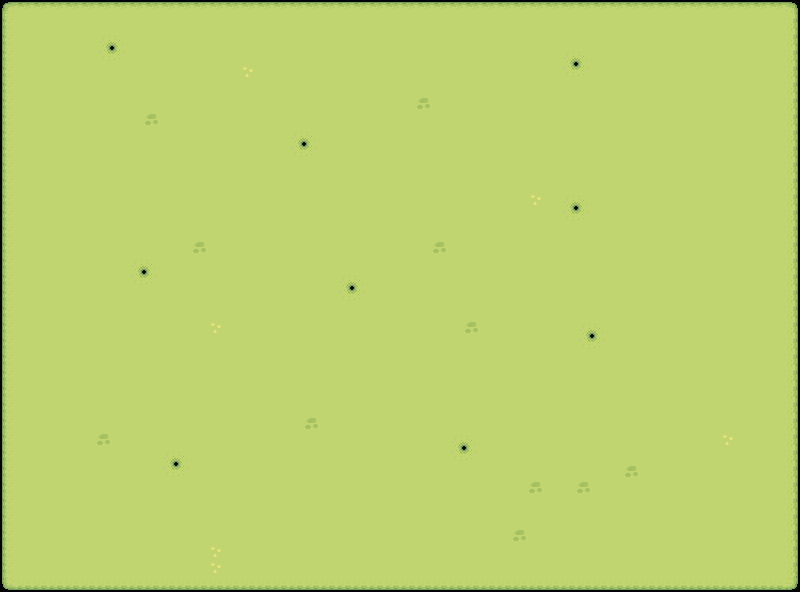

This game map was drawn from its Tiled (.tmx) file and the tilesets committed beside it. A one-line description and the full map source follow:
An orthogonal 50x37 tile map with 16x16 px tiles, 1 tile layer (Tile Layer 1).

<map version="1.10" tiledversion="1.11.1" orientation="orthogonal" renderorder="right-down" width="50" height="37" tilewidth="16" tileheight="16" infinite="0" nextlayerid="2" nextobjectid="1">
 <tileset firstgid="1" name="grass" tilewidth="16" tileheight="16" tilecount="77" columns="11">
  <image source="images/Grass.png" width="176" height="112" />
 </tileset>
 <layer id="1" name="Tile Layer 1" width="50" height="37">
  <data encoding="csv">
1,2,2,2,2,2,2,2,2,2,2,2,2,2,2,2,2,2,2,2,2,2,2,2,2,2,2,2,2,2,2,2,2,2,2,2,2,2,2,2,2,2,2,2,2,2,2,2,2,3,
12,13,13,13,13,13,13,13,13,13,13,13,13,13,13,13,13,13,13,13,13,13,13,13,13,13,13,13,13,13,13,13,13,13,13,13,13,13,13,13,13,13,13,13,13,13,13,13,13,14,
12,13,13,13,13,13,17,18,13,13,13,13,13,13,13,13,13,13,13,13,13,13,13,13,13,13,13,13,13,13,13,13,13,13,13,13,13,13,13,13,13,13,13,13,13,13,13,13,13,14,
12,13,13,13,13,13,28,29,13,13,13,13,13,13,13,13,13,13,13,13,13,13,13,13,13,13,13,13,13,13,13,13,13,13,13,17,18,13,13,13,13,13,13,13,13,13,13,13,13,14,
12,13,13,13,13,13,13,13,13,13,13,13,13,13,13,61,13,13,13,13,13,13,13,13,13,13,13,13,13,13,13,13,13,13,13,28,29,13,13,13,13,13,13,13,13,13,13,13,13,14,
12,13,13,13,13,13,13,13,13,13,13,13,13,13,13,13,13,13,13,13,13,13,13,13,13,13,13,13,13,13,13,13,13,13,13,13,13,13,13,13,13,13,13,13,13,13,13,13,13,14,
12,13,13,13,13,13,13,13,13,13,13,13,13,13,13,13,13,13,13,13,13,13,13,13,13,13,60,13,13,13,13,13,13,13,13,13,13,13,13,13,13,13,13,13,13,13,13,13,13,14,
12,13,13,13,13,13,13,13,13,60,13,13,13,13,13,13,13,13,13,13,13,13,13,13,13,13,13,13,13,13,13,13,13,13,13,13,13,13,13,13,13,13,13,13,13,13,13,13,13,14,
12,13,13,13,13,13,13,13,13,13,13,13,13,13,13,13,13,13,17,18,13,13,13,13,13,13,13,13,13,13,13,13,13,13,13,13,13,13,13,13,13,13,13,13,13,13,13,13,13,14,
12,13,13,13,13,13,13,13,13,13,13,13,13,13,13,13,13,13,28,29,13,13,13,13,13,13,13,13,13,13,13,13,13,13,13,13,13,13,13,13,13,13,13,13,13,13,13,13,13,14,
12,13,13,13,13,13,13,13,13,13,13,13,13,13,13,13,13,13,13,13,13,13,13,13,13,13,13,13,13,13,13,13,13,13,13,13,13,13,13,13,13,13,13,13,13,13,13,13,13,14,
12,13,13,13,13,13,13,13,13,13,13,13,13,13,13,13,13,13,13,13,13,13,13,13,13,13,13,13,13,13,13,13,13,13,13,13,13,13,13,13,13,13,13,13,13,13,13,13,13,14,
12,13,13,13,13,13,13,13,13,13,13,13,13,13,13,13,13,13,13,13,13,13,13,13,13,13,13,13,13,13,13,13,13,61,13,17,18,13,13,13,13,13,13,13,13,13,13,13,13,14,
12,13,13,13,13,13,13,13,13,13,13,13,13,13,13,13,13,13,13,13,13,13,13,13,13,13,13,13,13,13,13,13,13,13,13,28,29,13,13,13,13,13,13,13,13,13,13,13,13,14,
12,13,13,13,13,13,13,13,13,13,13,13,13,13,13,13,13,13,13,13,13,13,13,13,13,13,13,13,13,13,13,13,13,13,13,13,13,13,13,13,13,13,13,13,13,13,13,13,13,14,
12,13,13,13,13,13,13,13,13,13,13,13,60,13,13,13,13,13,13,13,13,13,13,13,13,13,13,60,13,13,13,13,13,13,13,13,13,13,13,13,13,13,13,13,13,13,13,13,13,14,
12,13,13,13,13,13,13,13,17,18,13,13,13,13,13,13,13,13,13,13,13,13,13,13,13,13,13,13,13,13,13,13,13,13,13,13,13,13,13,13,13,13,13,13,13,13,13,13,13,14,
12,13,13,13,13,13,13,13,28,29,13,13,13,13,13,13,13,13,13,13,13,17,18,13,13,13,13,13,13,13,13,13,13,13,13,13,13,13,13,13,13,13,13,13,13,13,13,13,13,14,
12,13,13,13,13,13,13,13,13,13,13,13,13,13,13,13,13,13,13,13,13,28,29,13,13,13,13,13,13,13,13,13,13,13,13,13,13,13,13,13,13,13,13,13,13,13,13,13,13,14,
12,13,13,13,13,13,13,13,13,13,13,13,13,13,13,13,13,13,13,13,13,13,13,13,13,13,13,13,13,13,13,13,13,13,13,13,13,13,13,13,13,13,13,13,13,13,13,13,13,14,
12,13,13,13,13,13,13,13,13,13,13,13,13,61,13,13,13,13,13,13,13,13,13,13,13,13,13,13,13,60,13,13,13,13,13,13,17,18,13,13,13,13,13,13,13,13,13,13,13,14,
12,13,13,13,13,13,13,13,13,13,13,13,13,13,13,13,13,13,13,13,13,13,13,13,13,13,13,13,13,13,13,13,13,13,13,13,28,29,13,13,13,13,13,13,13,13,13,13,13,14,
12,13,13,13,13,13,13,13,13,13,13,13,13,13,13,13,13,13,13,13,13,13,13,13,13,13,13,13,13,13,13,13,13,13,13,13,13,13,13,13,13,13,13,13,13,13,13,13,13,14,
12,13,13,13,13,13,13,13,13,13,13,13,13,13,13,13,13,13,13,13,13,13,13,13,13,13,13,13,13,13,13,13,13,13,13,13,13,13,13,13,13,13,13,13,13,13,13,13,13,14,
12,13,13,13,13,13,13,13,13,13,13,13,13,13,13,13,13,13,13,13,13,13,13,13,13,13,13,13,13,13,13,13,13,13,13,13,13,13,13,13,13,13,13,13,13,13,13,13,13,14,
12,13,13,13,13,13,13,13,13,13,13,13,13,13,13,13,13,13,13,13,13,13,13,13,13,13,13,13,13,13,13,13,13,13,13,13,13,13,13,13,13,13,13,13,13,13,13,13,13,14,
12,13,13,13,13,13,13,13,13,13,13,13,13,13,13,13,13,13,13,60,13,13,13,13,13,13,13,13,13,13,13,13,13,13,13,13,13,13,13,13,13,13,13,13,13,13,13,13,13,14,
12,13,13,13,13,13,60,13,13,13,13,13,13,13,13,13,13,13,13,13,13,13,13,13,13,13,13,13,17,18,13,13,13,13,13,13,13,13,13,13,13,13,13,13,13,61,13,13,13,14,
12,13,13,13,13,13,13,13,13,13,17,18,13,13,13,13,13,13,13,13,13,13,13,13,13,13,13,13,28,29,13,13,13,13,13,13,13,13,13,13,13,13,13,13,13,13,13,13,13,14,
12,13,13,13,13,13,13,13,13,13,28,29,13,13,13,13,13,13,13,13,13,13,13,13,13,13,13,13,13,13,13,13,13,13,13,13,13,13,13,60,13,13,13,13,13,13,13,13,13,14,
12,13,13,13,13,13,13,13,13,13,13,13,13,13,13,13,13,13,13,13,13,13,13,13,13,13,13,13,13,13,13,13,13,60,13,13,60,13,13,13,13,13,13,13,13,13,13,13,13,14,
12,13,13,13,13,13,13,13,13,13,13,13,13,13,13,13,13,13,13,13,13,13,13,13,13,13,13,13,13,13,13,13,13,13,13,13,13,13,13,13,13,13,13,13,13,13,13,13,13,14,
12,13,13,13,13,13,13,13,13,13,13,13,13,13,13,13,13,13,13,13,13,13,13,13,13,13,13,13,13,13,13,13,13,13,13,13,13,13,13,13,13,13,13,13,13,13,13,13,13,14,
12,13,13,13,13,13,13,13,13,13,13,13,13,13,13,13,13,13,13,13,13,13,13,13,13,13,13,13,13,13,13,13,60,13,13,13,13,13,13,13,13,13,13,13,13,13,13,13,13,14,
12,13,13,13,13,13,13,13,13,13,13,13,13,61,13,13,13,13,13,13,13,13,13,13,13,13,13,13,13,13,13,13,13,13,13,13,13,13,13,13,13,13,13,13,13,13,13,13,13,14,
12,13,13,13,13,13,13,13,13,13,13,13,13,61,13,13,13,13,13,13,13,13,13,13,13,13,13,13,13,13,13,13,13,13,13,13,13,13,13,13,13,13,13,13,13,13,13,13,13,14,
23,24,24,24,24,24,24,24,24,24,24,24,24,24,24,24,24,24,24,24,24,24,24,24,24,24,24,24,24,24,24,24,24,24,24,24,24,24,24,24,24,24,24,24,24,24,24,24,24,25
</data>
 </layer>
</map>
